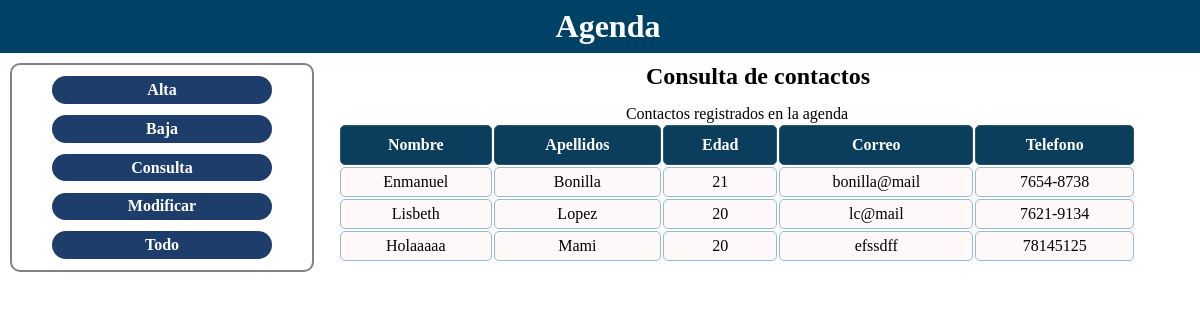
The page /?opc=consulta on the database its author committed.
### tables this page shows
CREATE TABLE `contactos` (
  `id` int(11) NOT NULL,
  `nombre` text NOT NULL,
  `apellidos` text NOT NULL,
  `edad` int(11) NOT NULL,
  `correo` text NOT NULL,
  `telefono` text NOT NULL
);

### conexion.php (called while the page is built, shortened)
<?php
	class Conexion
	{
		private $host ='localhost';
		private $usuario = 'root';
		private $pass = '';
		private $bd = 'agenda';
		public $sentencia;
		private $conexion;
		private function abrir_conexion(){
			$this -> conexion = new mysqli($this -> host, $this -> usuario,$this -> pass, $this -> bd);
		}
		public function obtener_Sentencia(){
			$result = $this -> conexion ->query($this->sentencia);
			return $result;
		}
	}
 ?>

### contacto.php (called while the page is built, shortened)
<?php
	include('conexion.php');
	class Contacto extends Conexion
	{
		public function consultar(){
			$this -> sentencia = "SELECT * FROM contactos";
			$resultado = $this -> obtener_sentencia();
			return $resultado;
		}
	}
 ?>

### consulta.php (the view)
<h1>Consulta de contactos</h1>
<?php
	require_once("contacto.php");
	$obj = new Contacto();
	$resultado = $obj -> consultar();
	echo "<table  id =  'tablaContacto'>
		<caption>Contactos registrados en la agenda</caption>
		<thead>
			<tr>
				<th>Nombre</th>
				<th>Apellidos</th>
				<th>Edad</th>
				<th>Correo</th>
				<th>Telefono</th>
			</tr>
		</thead>
		<tbody>";
	while ($registro = $resultado -> fetch_assoc() ) {
		echo "<tr>
				<td>".$registro['nombre']."</td>
				<td>".$registro['apellidos']."</td>
				<td>".$registro['edad']."</td>
				<td>".$registro['correo']."</td>
				<td>".$registro['telefono']."</td>
			</tr>";
	}
	echo "</tbody>
	</table>";
 ?>

### index.php (shortened to what this page needs)
<!DOCTYPE html>
<html lang="en">
<head>
	<link rel="stylesheet" href="css/estilos.css">
</head>
<body>
	<header>
		<h1><a href="index.php">Agenda</h1></a>
	</header>
	<nav>
		<ul>
			<a href="?opc=alta"><li>Alta</li></a>
			<a href="?opc=baja"><li>Baja</li></a>
			<a href="?opc=consulta"><li>Consulta</li></a>
			<a href="?opc=modificacion"><li>Modificar</li></a>
			<a href="?opc=todo"><li>Todo</li></a>
		</ul>
	</nav>
	<section>
		<?php
			if(isset($_GET["opc"])){
				switch ($_GET['opc']) {
					case 'consulta':
						include('consulta.php');
						break;
				}
			}
		 ?>
	</section>
</body>
</html>

### css/estilos.css (style rules this page uses)
* { margin: 0; padding: 0; }
header { width: 100%; text-align: center; padding: 0.5em; background: #004166; }
h1 a { text-decoration: none; color: #ffffff; }
nav { border: 2px solid #555b; border-radius: 10px; width: 25%; display: inline-block; margin: 10px; }
a { list-style: none; text-decoration: none; }
a li { margin: 0.7em auto; background: #1d3e6b; width: 70%; text-align: center; color: white; padding: 0.3em; font-weight: bold; border-radius: 15px; transition: 0.4s; }
section { width: 70%; display: inline-block; margin: 10px; text-align: center; vertical-align: top; }
th { background-color: #0a3e5c; padding: 10px; color: white; border-radius: 5px; border: 1px #2e556b solid ; }
td { padding: 5px; background-color: #fff8f9; border-radius: 5px; border: 1px #94bbd1 solid ; transition: 0.5s; }
table { width: 95%; margin-top: 15px; }

### rows shown on the page
contactos: nombre "Enmanuel", apellidos "Bonilla", edad "21", correo "bonilla@mail", telefono "7654-8738"
contactos: nombre "Lisbeth", apellidos "Lopez", edad "20", correo "lc@mail", telefono "7621-9134"
contactos: nombre "Holaaaaa", apellidos "Mami", edad "20", correo "efssdff", telefono "78145125"
